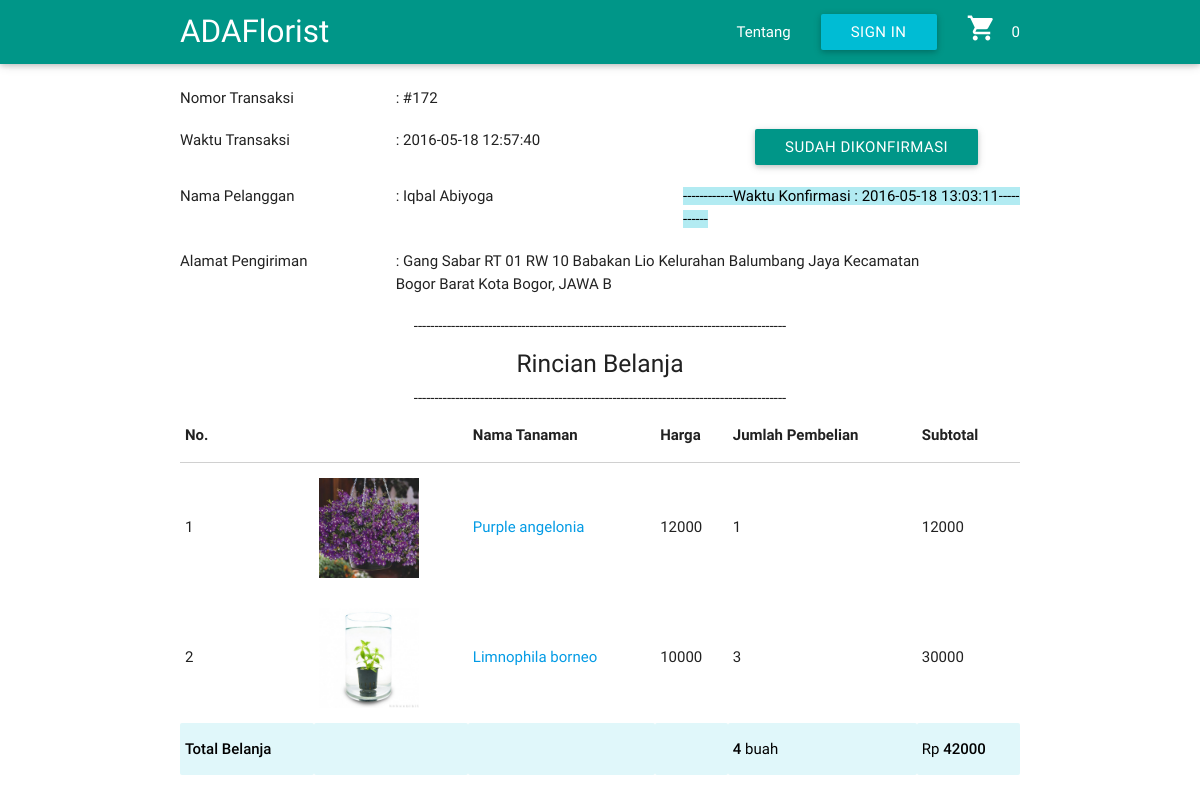
The page /detail_trans.php?idtransaksi=172&idcustomer=42 on the database its author committed.
### tables this page shows
CREATE TABLE `transaksi` (
  `ID_Transaksi` int(9) NOT NULL,
  `Total_Biaya` bigint(20) NOT NULL,
  `Tanggal_transaksi` datetime NOT NULL DEFAULT CURRENT_TIMESTAMP,
  `id_customer` int(11) NOT NULL,
  `Konfirmasi` tinyint(1) NOT NULL DEFAULT '0',
  `waktu_konfirmasi` datetime NOT NULL DEFAULT CURRENT_TIMESTAMP ON UPDATE CURRENT_TIMESTAMP
);

CREATE TABLE `customer` (
  `ID_customer` int(9) NOT NULL,
  `nama` varchar(50) NOT NULL,
  `alamat` varchar(250) NOT NULL,
  `notelfon` varchar(12) NOT NULL,
  `email` varchar(25) NOT NULL,
  `password` varchar(100) NOT NULL,
  `beli` int(20) NOT NULL DEFAULT '0'
);

CREATE TABLE `detail_transaksi` (
  `transaksi_id` int(20) NOT NULL,
  `tanaman_id` int(20) NOT NULL,
  `jumlah_beli` int(20) NOT NULL
);

CREATE TABLE `tanaman` (
  `ID_Tanaman` int(11) NOT NULL,
  `Nama_Tanaman` varchar(25) NOT NULL,
  `Harga_Tanaman` bigint(20) NOT NULL,
  `Deskripsi_Tanaman` varchar(500) NOT NULL,
  `Jumlah_Stok` int(11) NOT NULL,
  `Jenis_Tanaman` varchar(50) NOT NULL,
  `Gambar` varchar(100) NOT NULL,
  `Berat` float DEFAULT NULL,
  `Iklim` varchar(50) DEFAULT NULL,
  `Ukuran_Tanaman` varchar(50) DEFAULT NULL,
  `Media_Tanam` varchar(50) DEFAULT NULL,
  `Ukuranpot` varchar(50) DEFAULT NULL,
  `Penyiraman` varchar(50) DEFAULT NULL,
  `Kebutuhan_Sinar` varchar(50) DEFAULT NULL,
  `Pemupukan` varchar(100) DEFAULT NULL,
  `Asal_Bibit` varchar(100) DEFAULT NULL,
  `Kondisi_Tanaman` varchar(60) DEFAULT NULL,
  `jumlah_beli` int(20) NOT NULL DEFAULT '0',
  `jumlah_lihat` int(20) NOT NULL DEFAULT '0'
);

### detail_trans.php (the view, shortened to what this page needs)
<!DOCTYPE html>
<html>
<head>
    <link type="text/css" rel="stylesheet" href="css/materialize.min.css" media="screen,projection" />
</head>
<body>
    <?php
    if(isset($_SESSION['admin'])){
    include 'headadmin.php';} else{
    include 'header.php';}
    include 'connect.php';
    $no=0;
    $idpelanggan=$_GET['idcustomer'];
    $id=$_GET['idtransaksi'];
    $nomor=$id;
    $pelanggans=mysqli_query($connect,"select * from customer where ID_customer='$idpelanggan'");
    $pelanggan=mysqli_fetch_array($pelanggans);
    $transs=mysqli_query($connect,"select * from transaksi where ID_Transaksi='$id'");
    $trans = mysqli_fetch_assoc($transs);
    ?>
        <br>
        <div class="container">
            <div class="row">
                <div class="col s3">
                    Nomor Transaksi
                </div>
                <div class="col s6">
                    :
                    #<?php echo $trans['ID_Transaksi']?>
                </div>
            </div>
            <div class="row">
                <div class="col s3">
                    Waktu Transaksi
                </div>
                <div class="col s5">
                    :
                    <?php echo $trans['Tanggal_transaksi']?>
                </div>
                <div class="col s4">
                    <?php
                if($trans['Konfirmasi']==1) echo "<a class='waves-effect waves-light btn teal'>Sudah Dikonfirmasi</a>"; else echo "<a class='waves-effect waves-light btn cyan'>Belum Dikonfirmasi</a>";?>
                </div>
            </div>
            <div class="row">
                <div class="col s3">
                    Nama Pelanggan
                </div>
                <div class="col s4">
                    :
                    <?php echo $pelanggan['nama']?>
                </div>
                <div class="col s5">
                    <?php if($trans['Konfirmasi']==1) echo "<h7 class='black-text cyan lighten-4'>------------Waktu Konfirmasi : ".$trans['waktu_konfirmasi']."-----------</h7>"; else echo " ";?>
                </div>
            </div>
            <div class="row">
                <div class="col s3">
                    Alamat Pengiriman
                </div>
                <div class="col s8">
                    : <?php echo $pelanggan['alamat']?>
                </div>
            </div>
                <center>------------------------------------------------------------------------------------------<strong><h5>Rincian Belanja</h5></strong>------------------------------------------------------------------------------------------</center>
                <table>
                    <thead>
                        <th>No.</th>
                        <th></th>
                        <th>Nama Tanaman</th>
                        <th>Harga</th>
                        <th>Jumlah Pembelian</th>
                        <th>Subtotal</th>
                    </thead>
                    <?php
            $jumlah=0;
            $total=0;
            $detail=mysqli_query($connect,"Select * from detail_transaksi where transaksi_id='$nomor'");
            while($ulang=mysqli_fetch_assoc($detail)){
            $no++;
            $idtanaman=$ulang['tanaman_id'];
            $query = mysqli_query($connect,"SELECT * FROM tanaman WHERE ID_Tanaman ='$idtanaman'");
            $tanaman = mysqli_fetch_array($query);?>
                        <tr>
                            <td>
                                <?php echo $no?>
                            </td>
                            <td>
                                <img class="materialboxed" data-caption="<?php echo $tanaman['Nama_Tanaman']?> - Rp <?php echo $tanaman['Harga_Tanaman']?>/pcs" width="100" src="image/<?php echo $tanaman['Gambar']?>">
                            </td>
                            <td>
                                <a href="tanaman.php?idtanaman=<?php echo $tanaman['ID_Tanaman']?>"><?php echo $tanaman['Nama_Tanaman']?></a>
                            </td>
                            <td>
                                <?php echo $tanaman['Harga_Tanaman']?>
                            </td>
                            <td>
                                <?php echo $ulang['jumlah_beli']?>
                            </td>
                            <td>
                                <?php echo ($tanaman['Harga_Tanaman']*$ulang['jumlah_beli'])?>
                            </td>
                        </tr>
                        <?php $total=$total+($tanaman['Harga_Tanaman']*$ulang['jumlah_beli']);
                    $jumlah=$jumlah+$ulang['jumlah_beli'];?>
                            <?php } ?>
                                <tr class="black-text cyan lighten-5">
                                    <td><strong>Total Belanja</strong></td>
                                    <td></td>
                                    <td></td>
                                    <td></td>
                                    <td>
                                        <?php echo "<strong>$jumlah</strong>"?> buah </td>
                                    <td>
                                        Rp
                                        <?php echo "<strong>$total</strong>"?>
                                    </td>
                                </tr>
                </table>
        </div>
</body>
</html>

### rows shown on the page
transaksi: ID_Transaksi "172", Tanggal_transaksi "2016-05-18 12:57:40", waktu_konfirmasi "2016-05-18 13:03:11"
customer: nama "Iqbal Abiyoga", alamat "Gang Sabar RT 01 RW 10 Babakan Lio Kelurahan Balumbang Jaya Kecamatan Bogor Barat Kota Bogor, JAWA B"
detail_transaksi: tanaman.Gambar (picture), tanaman.Nama_Tanaman "Purple angelonia", tanaman.Harga_Tanaman "12000", jumlah_beli "1", $tanaman['Harga_Tanaman']*$ulang['jumlah_beli'] "12000"
detail_transaksi: tanaman.Gambar (picture), tanaman.Nama_Tanaman "Limnophila borneo", tanaman.Harga_Tanaman "10000", jumlah_beli "3", $tanaman['Harga_Tanaman']*$ulang['jumlah_beli'] "30000"

### other values the page prints
$jumlah "4"
$total "42000"
